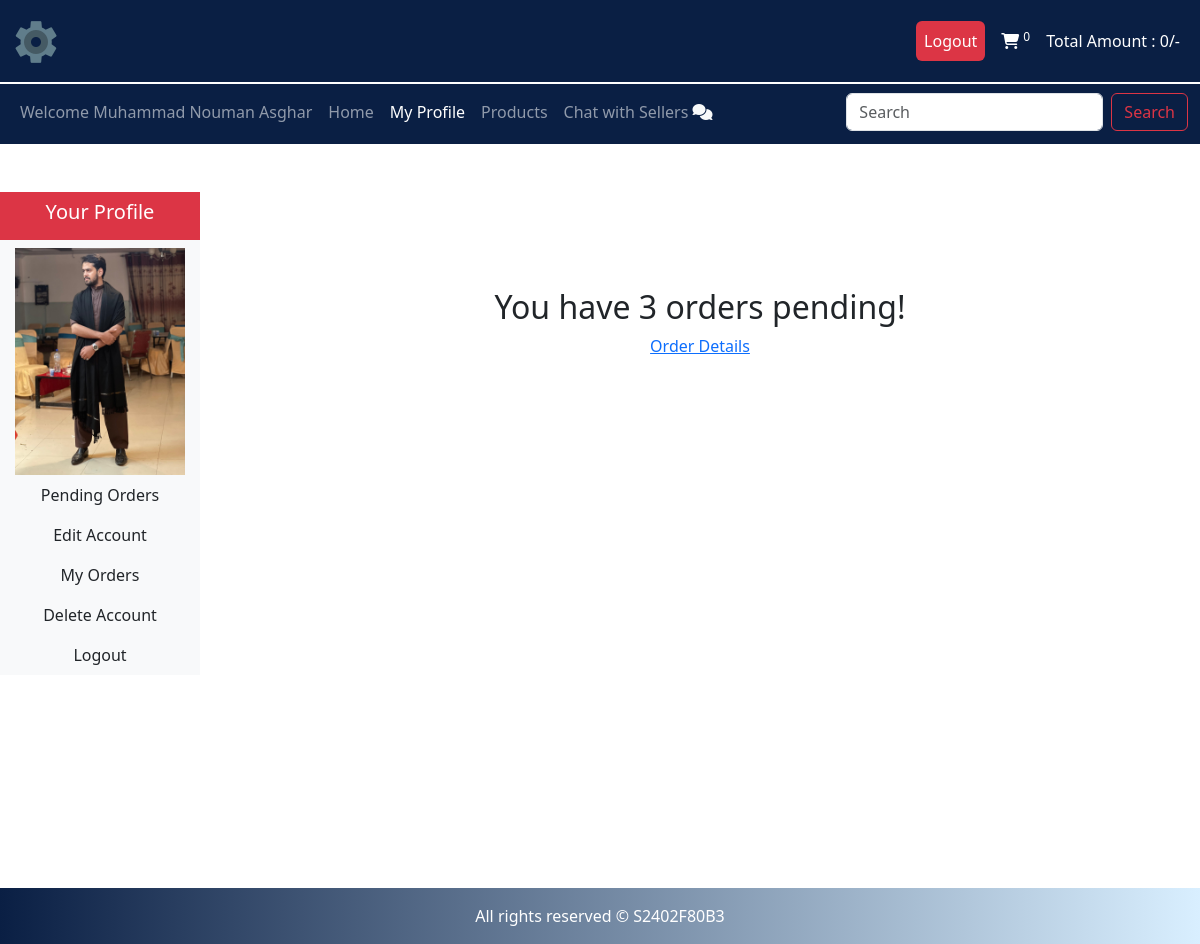
Page /users/profile.php?pending_orders (signed in) on the committed database.
### tables this page shows
CREATE TABLE `users` (
  `user_id` int(11) NOT NULL,
  `username` varchar(100) NOT NULL,
  `user_email` varchar(100) NOT NULL,
  `user_password` varchar(255) NOT NULL,
  `user_image` varchar(255) NOT NULL,
  `user_ip` varchar(100) NOT NULL,
  `user_address` varchar(255) NOT NULL,
  `user_mobile` varchar(20) NOT NULL,
  `status` enum('pending','approved','rejected','') NOT NULL
);

### users/profile.php (the view, shortened to what this page needs)
<?php
include("includes/connect.php");
include("../functions/common_functions.php");
?>
<!DOCTYPE html>
<html lang="en">
<head>
    <link href="https://cdn.jsdelivr.net/npm/bootstrap@5.3.3/dist/css/bootstrap.min.css" rel="stylesheet">
    <link rel="stylesheet" href="../assets/style.css">
    <link rel="stylesheet" href="https://cdnjs.cloudflare.com/ajax/libs/font-awesome/6.6.0/css/all.min.css"
 />
</head>
<body>
<nav class="navbar navbar-expand navbar-dark bg-dark upper-nav fixed-top">
  <div class="container-fluid pt-1 pb-1">
    <a class="navbar-brand" href="index.php"><img src="../assets/favicon.png" alt=""></a>
    <ul class="navbar-nav mb-2 mb-lg-0 ms-auto">
    <?php
      if (!isset($_SESSION['username'])){
      ?>
        <li class="nav-item"><a class="nav-link active btn btn-outline-success" href="../login.php">Login</a></li>
        <li class="nav-item"><a class="nav-link active btn btn-outline-danger mx-2" href="../registration.php">Register</a></li>
        <?php
          }
          else{
        ?>
          <li class="nav-item"><a class="nav-link active btn btn-outline-danger mx-2" href="../logout.php">Logout</a></li>
        <?php }  ?>
        <li class="nav-item">
          <a class="nav-link active w-5" aria-current="page" href="../cart.php"><i class="fa-solid fa-cart-shopping me-1"></i><sup><?php cartItems() ?></sup></a>
        </li>
        <li class="nav-item">
          <a class="nav-link active w-5" aria-current="page" href="#">Total Amount : <?php totalCartPrice(); ?>/-</a>
        </li>
      </ul>
  </div>
</nav>
    <nav class="navbar navbar-expand-lg navbar-dark bg-dark">
  <div class="container-fluid pt-1 pb-1">
    <div class="collapse navbar-collapse" id="navbarSupportedContent">
      <ul class="navbar-nav me-auto mb-2 mb-lg-0">
      <li class="nav-item disabled"><a class="nav-link" href="">Welcome
          <?php
          if(isset($_SESSION['username'])){
             echo $_SESSION['username'];
            }
            else{
              echo "Guest";
            }
          ?></a></li>
        <li class="nav-item">
          <a class="nav-link" aria-current="page" href="../index.php">Home</a>
        </li>
        <?php
      if (isset($_SESSION['username'])){
      ?>
        <li class="nav-item">
          <a class="nav-link active" aria-current="page" href="profile.php">My Profile</a>
        </li>
        <?php
          }
        ?>
        <li class="nav-item">
          <a class="nav-link" href="../display_all.php">Products</a>
        </li>
        <li class="nav-item">
          <a class="nav-link" href="chat.php">Chat with Sellers <i class="fa-solid fa-comments text-light"></i></a>
        </li>
      </ul>
      <form class="d-flex" role="search" method="get" action="search_product.php">
        <input class="form-control me-2" type="search" placeholder="Search" aria-label="Search" name="search_data">
        <input class="btn btn-outline-danger" type="submit" value="Search" name="search_data_product">
      </form>
    </div>
  </div>
</nav>
<div class="container-fluid main-body mt-5">
<div class="row">
    <div class="col-lg-2 bg-light p-0">
        <ul class="navbar-nav me-auto">
            <li class="nav-item bg-danger text-white text-center">
                <a class="nav-link active" href="#"><h5>Your Profile</h5></a>
            </li>
            <?php
                $user_email = $_SESSION['email'];
                $select_user = "SELECT * FROM `users` where user_email = '$user_email'";
                $result_select = mysqli_query($conn, $select_user);
                $row = mysqli_fetch_assoc($result_select);
                $user_image = $row['user_image'];
            ?>
            <li class="nav-item text-center mt-2">
                <a href="profile.php">
                  <img src="user_images/<?php echo $user_image; ?>" class="profile-img" alt="User">
                </a>
            </li>
            <li class="nav-item text-center">
                <a class="nav-link active" href="profile.php?pending_orders">Pending Orders</a>
            </li>
            <li class="nav-item text-center">
                <a class="nav-link active" href="profile.php?edit_account">Edit Account</a>
            </li>
            <li class="nav-item text-center">
                <a class="nav-link active" href="profile.php?my_orders">My Orders</a>
            </li>
            <li class="nav-item text-center">
                <a class="nav-link active" href="profile.php?delete_account">Delete Account</a>
            </li>
            <li class="nav-item text-center">
                <a class="nav-link active" href="../logout.php">Logout</a>
            </li>
        </ul>
    </div>
    <div class="col-lg-10">
  <?php
if(isset($_GET['pending_orders'])){
  getUserOrderDetails();
}
  ?>
    </div>
</div>
</div>
<?php
include("../includes/footer.php");
?>

### functions/common_functions.php (shortened to what this page needs)
<?php
include("includes/connect.php");
function getIPAddress() {
     if(!empty($_SERVER['HTTP_CLIENT_IP'])) {
                $ip = $_SERVER['HTTP_CLIENT_IP'];
        }
    elseif (!empty($_SERVER['HTTP_X_FORWARDED_FOR'])) {
                $ip = $_SERVER['HTTP_X_FORWARDED_FOR'];
     }
    else{
             $ip = $_SERVER['REMOTE_ADDR'];
     }
     return $ip;
}
function cartItems(){
    global $conn;
    if(isset($_GET['add_to_cart'])){
        $get_ip_add = getIPAddress();
        $select_query = "SELECT * FROM `cart_details` WHERE ip_address='$get_ip_add'";
        $result_query = mysqli_query($conn,$select_query);
        $count_cart_items = mysqli_num_rows($result_query);
    }
    else{
        $get_ip_add = getIPAddress();
        $select_query = "SELECT * FROM `cart_details` WHERE ip_address='$get_ip_add'";
        $result_query = mysqli_query($conn,$select_query);
        $count_cart_items = mysqli_num_rows($result_query);
    }
    echo $count_cart_items;
}
function totalCartPrice(){
    $total_price=0;
    echo $total_price;
}
function getUserOrderDetails(){
    global $conn;
    $email = $_SESSION['email'];
    $get_details = "SELECT * from `users` WHERE user_email = '$email'";
    $result_details = mysqli_query($conn, $get_details);
    while($row_query = mysqli_fetch_assoc($result_details)){
        $user_id = $row_query['user_id'];
        if(isset($_GET['pending_orders'])){
            $get_orders = "SELECT * FROM `user_orders` WHERE user_id = $user_id AND order_status = 'pending'";
            $get_result = mysqli_query($conn, $get_orders);
            $row_count = mysqli_num_rows($get_result);
            if($row_count > 0){
                $order_text = ($row_count == 1) ? "order" : "orders";
                echo "<h2 class='text-center mt-5 pt-5'>You have $row_count $order_text pending!</h2>";
                echo "<p class='text-center'><a href='profile.php?my_orders'>Order Details</a></p>";
            }
            else{
                echo "<h2 class='text-center mt-5 pt-5'>You have no orders yet!</h2>";
                echo "<p class='text-center'><a href='../index.php'>Explore Products</a></p>";
            }
        }
    }
}
?>

### assets/style.css (style rules this page uses)
body { padding-top: 80px; padding-left: 0; padding-right: 0; padding-bottom: 0; }
.bg-dark { --bs-bg-opacity: 1; background-color: #0A1F44 !important; }
.navbar-brand { width: 4%;; height: 7%; }
.row { margin: 0; }
.col-lg-2, .col-lg-10, .col-lg-9 { padding: 0; }
.main-body { min-height: 87vh; padding: 0; }
.upper-nav { border-bottom: 2px solid white; }
.profile-img { width: 85%; height: 40%; object-fit: cover; }

### rows in the picture
users: user_image (picture), row_count "3", order_text "orders"

### other values in the picture
$count_cart_items "0"
$total_price "0"
$_SESSION['username'] "Muhammad Nouman Asghar"
